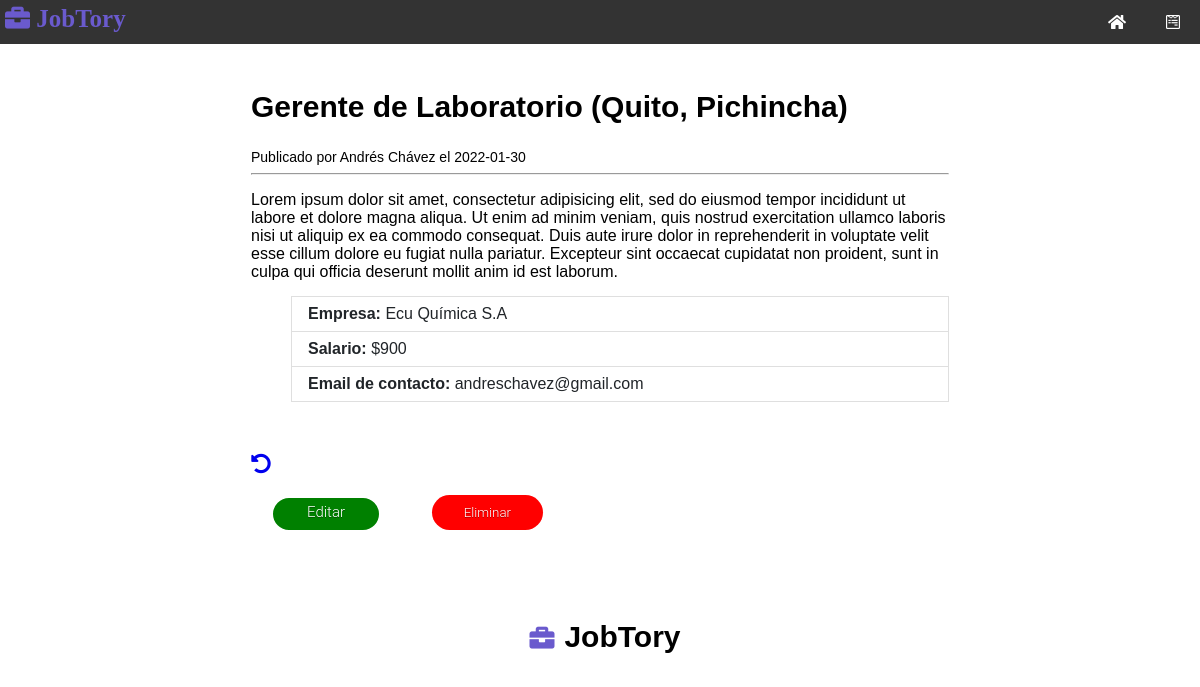
Page /trabajo.php?id=6 on the committed database.
### tables this page shows
CREATE TABLE `trabajos` (
  `id` int(11) NOT NULL,
  `id_categoria` int(11) NOT NULL,
  `empresa` varchar(255) NOT NULL,
  `titulo_trabajo` varchar(255) NOT NULL,
  `descripcion` varchar(500) NOT NULL,
  `salario` varchar(255) NOT NULL,
  `ubicacion` varchar(255) NOT NULL,
  `contacto_usuario` varchar(255) NOT NULL,
  `contacto_email` varchar(255) NOT NULL,
  `fecha` date NOT NULL DEFAULT current_timestamp()
);

### libreria/plantilla.php (called while the page is built, shortened)
<?php class Plantilla{
	protected $plantilla;
	public function __construct($plantilla){
		$this->plantilla = $plantilla;
	}
	public function __toString(){
		include basename($this->plantilla);
		return ob_get_clean();
	}
}

### libreria/database.php (called while the page is built, shortened)
<?php
class DATABASE{
	private $host = DB_HOST;
	private $user = DB_USER;
	private $pass = DB_PASS;
	private $dbname = DB_NAME;
	private $dbh;
	private $stmt;
	public function __construct(){
		$dsn = 'mysql:host='.$this->host .';dbname='. $this->dbname;
		$options = array(
			PDO::ATTR_PERSISTENT => true,
			PDO::ATTR_ERRMODE => PDO::ERRMODE_EXCEPTION
		);
		try{
			$this->dbh = new PDO($dsn, $this->user, $this->pass, $options);
		}catch(PDOException $e){
			$this->error = $e->getMessage();
		}
	}
	public function query($query){
		$this->stmt = $this->dbh->prepare($query);
	}
	public function bind($param, $value, $type = null){
		if (is_null($type)) {
			switch (true) {
				default:
				$type = PDO::PARAM_STR;
			}
		}
		$this->stmt->bindValue($param, $value, $type);
	}
	public function execute(){
		return $this->stmt->execute();
	}
	public function single(){
		$this->execute();
		return $this->stmt->fetch(PDO::FETCH_OBJ);
	}
}

### libreria/trabajo.php (called while the page is built, shortened)
<?php
class Trabajo{
	private $db;
	public function __construct(){
		$this->db = new Database;
	}
	public function getTrabajo($id){
		$this->db->query("SELECT * FROM trabajos WHERE id = :id");
		$this->db->bind(':id', $id);
		$row = $this->db->single();
		return $row;
	}
}

### plantillas-paginas/trabajo-pagina.php (the view, shortened to what this page needs)
<?php include 'inc/header.php';?>
<div class="main" style="background-color: white;">
	<h2 class="page-header"><?php echo $trabajo->titulo_trabajo; ?> (<?php echo $trabajo->ubicacion; ?>)</h2>
<small>Publicado por <?php echo $trabajo->contacto_usuario; ?> el <?php echo $trabajo->fecha; ?></small>
<hr>
<p ><?php echo $trabajo->descripcion; ?></p>
<ul class="list-group">
	<li class="list-group-item"><strong>Empresa:</strong> <?php echo $trabajo->empresa ?></li>
	<li class="list-group-item"><strong>Salario:</strong> <?php echo $trabajo->salario ?></li>
	<li class="list-group-item"><strong>Email de contacto:</strong> <?php echo $trabajo->contacto_email ?></li>
</ul>
<br>
 <br>
<a href="index.php"><i class="fas fa-undo-alt" style="font-size: 20px;"></i></a>
<div style="margin: 20px; font-size: 15px;">
	<a href="editar.php?id=<?php echo $trabajo->id; ?>" class = "btn btn-default button4" style="background-color:green; width: 110px; height: 36px; ">Editar</a>
	<form style="display:inline;" method="post" action="trabajo.php">
		<input type="submit" class="btn btn-default button4" value="Eliminar"style="background-color:red; ">
	</form>
</div>
</div>
<?php include 'inc/footer.php';?>

### css/style.css (style rules this page uses)
* { box-sizing: border-box; }
body { font-family: Arial, Helvetica, sans-serif; margin: 0; }
h2 { font-size: 30px; }
.main { background-color: #edeaed; padding: 1px; margin-left: 250px; margin-right: 250px; margin-top: 20px; margin-bottom: 15px; }
input[type=button], input[type=submit], input[type=reset] { background-color: #4CAF50; border: none; color: white; padding: 10px 32px; text-decoration: none; cursor: pointer; margin-left: 30px; }
a.button4, .button4 { display:inline-block; padding:0.3em 1.2em; margin:1 1.1em 0.1em 0; border:0.16em solid rgba(255,255,255,0); border-radius:2em; box-sizing: border-box; text-decoration:none; font-family:'Roboto',sans-serif; font-weight:300; color:#FFFFFF; text-shadow: 0 0.04em 0.04em rgba(0,0,0,0.35); text-align:center; transition: all 0.2s; }
a.button4, .button4:hover { border-color: rgba(255,255,255,1); }
.list-group-item { position:relative; display:block; padding:.5rem 1rem; color:#212529; text-decoration:none; background-color:#fff; border:1px solid rgba(0,0,0,.125); margin-top:-1px; border-top-width:1px; }
small { font-size:.875em; }

### rows in the picture
trabajos: titulo_trabajo "Gerente de Laboratorio", ubicacion "Quito, Pichincha", contacto_usuario "Andrés Chávez", fecha "2022-01-30", descripcion "Lorem ipsum dolor sit amet, consectetur adipisicing elit, sed do eiusmod tempor incididunt ut labore et dolore magna aliqua. Ut enim ad minim veniam, quis nostrud exercitation ullamco laboris nisi ut aliquip ex ea commodo consequat. Duis aute irure dolor in reprehenderit in voluptate velit esse cillum dolore eu fugiat nulla pariatur. Excepteur sint occaecat cupidatat non proident, sunt in culpa qui officia deserunt mollit anim id est laborum.", empresa "Ecu Química S.A", salario "$900", contacto_email "andreschavez@gmail.com"

### other values in the picture
SITE_TITLE "JobTory"
